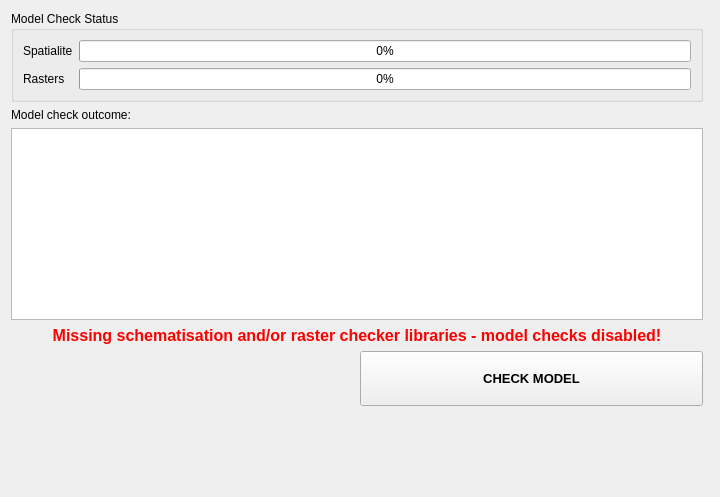
<?xml version="1.0" encoding="UTF-8"?>
<ui version="4.0">
 <class>Form</class>
 <widget class="QWidget" name="Form">
  <property name="windowModality">
   <enum>Qt::NonModal</enum>
  </property>
  <property name="geometry">
   <rect>
    <x>0</x>
    <y>0</y>
    <width>720</width>
    <height>497</height>
   </rect>
  </property>
  <property name="sizePolicy">
   <sizepolicy hsizetype="Preferred" vsizetype="Minimum">
    <horstretch>0</horstretch>
    <verstretch>0</verstretch>
   </sizepolicy>
  </property>
  <property name="minimumSize">
   <size>
    <width>720</width>
    <height>0</height>
   </size>
  </property>
  <property name="font">
   <font>
    <family>Segoe UI</family>
   </font>
  </property>
  <property name="windowTitle">
   <string>Check model</string>
  </property>
  <property name="autoFillBackground">
   <bool>true</bool>
  </property>
  <layout class="QGridLayout" name="gridLayout">
   <item row="0" column="0" colspan="2">
    <layout class="QVBoxLayout" name="svg_lout"/>
   </item>
   <item row="1" column="0">
    <widget class="QGroupBox" name="groupBox">
     <property name="title">
      <string>Model Check Status</string>
     </property>
     <layout class="QFormLayout" name="formLayout">
      <item row="0" column="0">
       <widget class="QLabel" name="label">
        <property name="text">
         <string>Spatialite</string>
        </property>
       </widget>
      </item>
      <item row="0" column="1">
       <widget class="QProgressBar" name="pbar_check_spatialite">
        <property name="value">
         <number>0</number>
        </property>
       </widget>
      </item>
      <item row="1" column="0">
       <widget class="QLabel" name="label_2">
        <property name="text">
         <string>Rasters</string>
        </property>
       </widget>
      </item>
      <item row="1" column="1">
       <widget class="QProgressBar" name="pbar_check_rasters">
        <property name="value">
         <number>0</number>
        </property>
       </widget>
      </item>
     </layout>
    </widget>
   </item>
   <item row="2" column="0">
    <widget class="QLabel" name="label_3">
     <property name="text">
      <string>Model check outcome:</string>
     </property>
    </widget>
   </item>
   <item row="3" column="0">
    <widget class="QListView" name="lv_check_result"/>
   </item>
   <item row="5" column="0">
    <layout class="QGridLayout" name="gridLayout_2">
     <property name="bottomMargin">
      <number>0</number>
     </property>
     <item row="1" column="1">
      <widget class="QPushButton" name="pb_check_model">
       <property name="sizePolicy">
        <sizepolicy hsizetype="Minimum" vsizetype="Expanding">
         <horstretch>0</horstretch>
         <verstretch>0</verstretch>
        </sizepolicy>
       </property>
       <property name="minimumSize">
        <size>
         <width>0</width>
         <height>50</height>
        </size>
       </property>
       <property name="maximumSize">
        <size>
         <width>350</width>
         <height>16777215</height>
        </size>
       </property>
       <property name="font">
        <font>
         <pointsize>10</pointsize>
         <weight>75</weight>
         <bold>true</bold>
        </font>
       </property>
       <property name="text">
        <string>CHECK MODEL</string>
       </property>
      </widget>
     </item>
     <item row="0" column="0" colspan="2">
      <widget class="QLabel" name="lbl_on_import_error">
       <property name="font">
        <font>
         <pointsize>12</pointsize>
        </font>
       </property>
       <property name="text">
        <string>&lt;html&gt;&lt;head/&gt;&lt;body&gt;&lt;p align=&quot;center&quot;&gt;&lt;span style=&quot; font-weight:600; color:#ff0000;&quot;&gt;Missing schematisation and/or raster checker libraries - model checks disabled!&lt;/span&gt;&lt;/p&gt;&lt;/body&gt;&lt;/html&gt;</string>
       </property>
       <property name="wordWrap">
        <bool>true</bool>
       </property>
      </widget>
     </item>
    </layout>
   </item>
   <item row="6" column="0">
    <spacer name="verticalSpacer">
     <property name="orientation">
      <enum>Qt::Vertical</enum>
     </property>
     <property name="sizeHint" stdset="0">
      <size>
       <width>20</width>
       <height>40</height>
      </size>
     </property>
    </spacer>
   </item>
  </layout>
 </widget>
 <resources/>
 <connections/>
</ui>
